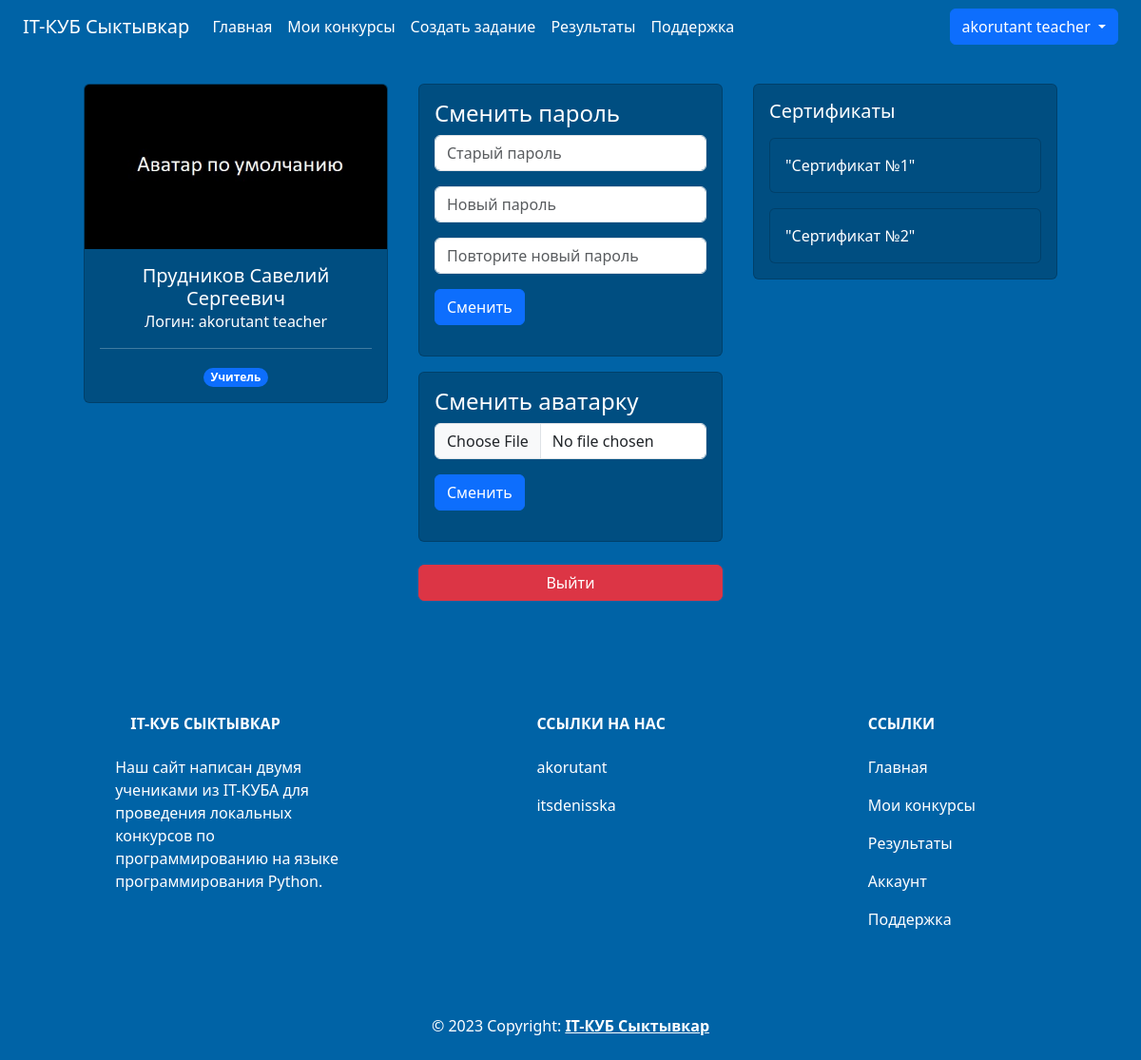
/account/1 (signed in), run on the app's committed database.
### data/users.py (models this page shows, shortened)
class User(SqlAlchemyBase, UserMixin):
    __tablename__ = 'users'
    id = sqlalchemy.Column(sqlalchemy.Integer,
                           primary_key=True, autoincrement=True)
    login = sqlalchemy.Column(sqlalchemy.String, nullable=False)
    firstname = sqlalchemy.Column(sqlalchemy.String, nullable=False)
    surname = sqlalchemy.Column(sqlalchemy.String, nullable=False)
    patronymic = sqlalchemy.Column(sqlalchemy.String, nullable=False)
    job_title = sqlalchemy.Column(sqlalchemy.String, nullable=False)
    email = sqlalchemy.Column(sqlalchemy.String,
                              index=True, unique=True, nullable=False)
    hashed_password = sqlalchemy.Column(sqlalchemy.String, nullable=False)
    count_contests = sqlalchemy.Column(sqlalchemy.Integer, nullable=False, default=0)
    count_wins = sqlalchemy.Column(sqlalchemy.Integer, nullable=False, default=0)
    avatar = sqlalchemy.Column(sqlalchemy.String, nullable=True)
    created_date = sqlalchemy.Column(sqlalchemy.DateTime,
                                     default=datetime.now)
    contest_results = orm.relationship("ContestResults")

### main.py (the view, shortened to what this page needs)
@app.route("/account/<int:user_id>", methods=['GET', 'POST'])
@login_required
def account(user_id):
    if current_user.id == user_id:
        db_sess = db_session.create_session()
        user = db_sess.query(User).filter(User.id == current_user.id).first()
        form_change_password = ChangePasswordForm()
        form_change_avatar = ChangeAvatarForm()
        return render_template('personal_area.html',
                               title="Аккаунт",
                               form_change_password=form_change_password,
                               form_change_avatar=form_change_avatar)
    return redirect(url_for("register"))

### forms/change_password_form.py
class ChangePasswordForm(FlaskForm):
    old_password = PasswordField(validators=[DataRequired()], render_kw={"placeholder": "Старый пароль"})
    new_password = PasswordField(validators=[DataRequired(), Length(min=8, max=32, message='Паполь должен быть не меньше 8 символов, не более 32 символов')], render_kw={"placeholder": "Новый пароль"})
    repeated_new_password = PasswordField(validators=[DataRequired()], render_kw={"placeholder": "Повторите новый пароль"})
    submit = SubmitField("Сменить")

### forms/change_avatar_form.py
class ChangeAvatarForm(FlaskForm):
    avatar = FileField(validators=[DataRequired()])
    submit = SubmitField("Сменить")

### data/db_session.py (called while the page is built)
def create_session() -> Session:
    global __factory
    return __factory()

### main.py (called while the page is built)
@login_manager.user_loader
def load_user(user_id):
    db_sess = db_session.create_session()
    return db_sess.query(User).get(user_id)

### templates/personal_area.html (shortened to what this page needs)
{% extends "base.html" %}
{% block content %}
    <div
      class="d-flex flex-column flex-md-row p-3"
      style="justify-content: center"
    >
      <div class="p-3">
        <div class="card card-background text-white" style="width: 20rem">
          <img
            src="{{ url_for('user_avatar') }}"
            class="card-img-top"
            alt="user_avatar"
          />
          <div class="card-body text-center">
            <h5 style="margin-bottom: 0">{{ current_user.surname }} {{ current_user.firstname }} {{ current_user.patronymic }}</h5>
            <p>Логин: {{ current_user.login }}</p>
            <hr />
            {% if current_user.job_title == 'teacher' %}
            <span class="badge rounded-pill text-bg-primary">Учитель</span>
            {% elif current_user.job_title == 'student' %}
            <span class="badge rounded-pill text-bg-primary">Ученик</span>
            {% endif %}
          </div>
        </div>
      </div>
      <div class="p-3">
        <div class="card card-background text-white" style="width: 20rem">
            <div class="card-body">
                <h4 class="card-title">Сменить пароль</h4>
                <form action="" method="post">
                    <p>
                        {{ form_change_password.old_password(class="form-control", type="password") }}
                    </p>
                    <p>
                        {{ form_change_password.new_password(class="form-control mt-1", type="password") }}
                    </p>
                    <p>
                        {{ form_change_password.repeated_new_password(class="form-control mt-1", type="password") }}
                    </p>
                    <p>{{ form_change_password.submit(type="submit", class="btn btn-primary") }}</p>
                </form>
            </div>
        </div>
        <div class="card card-background text-white mt-3" style="width: 20rem">
          <div class="card-body">
            <h4 class="card-title">Сменить аватарку</h4>
              <form action="" method="post" enctype="multipart/form-data">
                  <p>
                        {{ form_change_avatar.avatar(type="file", class="form-control") }}
                  </p>
                    <p>{{ form_change_avatar.submit(type="submit", class="btn btn-primary") }}</p>
              </form>
          </div>
        </div>
        <a class="btn btn-danger text-white w-100 mt-4" href="{{ url_for('logout') }}">Выйти</a>
      </div>
      <div class="p-3">
        <div class="card card-background text-white" style="width: 20rem">
          <div class="card-body">
            <h5 style="margin-bottom: 0">Сертификаты</h5>
            <div class="card mt-3 card-background text-white">
              <div class="card-body">"Сертификат №1"</div>
            </div>
            <div class="card mt-3 card-background text-white">
              <div class="card-body">"Сертификат №2"</div>
            </div>
          </div>
        </div>
      </div>
    </div>
{% endblock %}

### templates/base.html (shortened to what this page needs)
<!DOCTYPE html>
<html lang="ru">
<head>
    <link
            rel="stylesheet"
            href="https://stackpath.bootstrapcdn.com/bootstrap/4.4.1/css/bootstrap.min.css"
    />
    <link
            href="https://cdn.jsdelivr.net/npm/bootstrap@5.3.0-alpha3/dist/css/bootstrap.min.css"
            rel="stylesheet"
    />
    <link rel="stylesheet" href="{{ url_for('static', filename='css/style.css') }}"/>
</head>
<body class="navbar-background">
<header class="container-fluid navbar-background">
    <nav class="navbar navbar-expand-lg navbar-background">
        <div class="container-fluid">
            <a class="navbar-brand text-white" href="{{ url_for('index') }}">IT-КУБ Сыктывкар</a>
            <div
                    class="collapse navbar-collapse justify-content-between"
                    id="navbarSupportedContent"
            >
                <ul class="navbar-nav me-auto mb-2 mb-lg-0">
                    <li class="nav-item">
                        <a
                                class="nav-link active text-white"
                                aria-current="page"
                                href="{{ url_for('index') }}"
                        >Главная</a
                        >
                    </li>
                    {% if current_user.is_authenticated %}
                    {% if current_user.job_title == "teacher" %}
                    <li>
                        <a class="nav-link text-white" href="{{ url_for('contests_teacher') }}">Мои конкурсы</a>
                    </li>
                    <li>
                        <a class="nav-link text-white" href="{{ url_for('tasks_add') }}">Создать задание</a>
                    </li>
                    {% endif %}
                    <li class="nav-item">
                        <a class="nav-link text-white" href="{{ url_for('results') }}">Результаты</a>
                    </li>
                    {% endif %}
                    <li class="nav-item">
                        <a class="nav-link text-white" href="{{ url_for('help') }}">Поддержка</a>
                    </li>
                </ul>
                <div>
                    {% if current_user.is_authenticated %}
                    <div class="btn-group dropdown-center">
                        <button type="button" class="btn btn-primary dropdown-toggle"
                                data-bs-toggle="dropdown"
                                aria-expanded="false">
                            {{ current_user.login }}
                        </button>
                    </div>
                    {% else %}
                    <a class="btn btn-primary" href="{{ url_for('login') }}">Войти</a>
                    <a class="btn btn-primary" href="{{ url_for('register') }}">Регистрация</a>
                    {% endif %}
                </div>
            </div>
        </div>
    </nav>
</header>
<main role="main" class="container">
    {% block content %} {% endblock %}
</main>
<footer class="text-center text-lg-start navbar-background text-muted">
    <section
            class="d-flex justify-content-center justify-content-lg-between p-4"
    >
        <div class="container text-center text-md-start mt-5 text-white">
            <div class="row mt-3">
                <div class="col-md-3 col-lg-4 col-xl-3 mx-auto mb-4">
                    <h6 class="text-uppercase fw-bold mb-4">
                        IT-КУБ Сыктывкар
                    </h6>
                    <p>Наш сайт написан двумя учениками из IT-КУБА для проведения локальных конкурсов по программированию на языке программирования Python.</p>
                </div>
                <div class="col-md-2 col-lg-2 col-xl-2 mx-auto mb-4">
                    <h6 class="text-uppercase fw-bold mb-4">Ссылки на нас</h6>
                    <p>
                        <a href="https://akoru.works/" class="nav-link text-white">akorutant</a>
                    </p>
                    <p>
                        <a href="https://t.me/itsdenisska" class="nav-link text-white">itsdenisska</a>
                    </p>
                </div>
                <div class="col-md-3 col-lg-2 col-xl-2 mx-auto mb-4">
                    <h6 class="text-uppercase fw-bold mb-4">Ссылки</h6>
                    <p>
                        <a href="{{ url_for('index') }}" class="nav-link text-white">Главная</a>
                    </p>
                    {% if current_user.is_authenticated %}
                    {% if current_user.job_title == "teacher" %}
                    <p>
                        <a class="nav-link text-white" href="{{ url_for('contests_teacher') }}">Мои конкурсы</a>
                    </p>
                    {% endif %}
                    <p>
                        <a href="{{ url_for('results') }}" class="nav-link text-white">Результаты</a>
                    </p>
                    <p>
                        <a class="nav-link text-white" href="{{ url_for('account', user_id=current_user.id) }}">Аккаунт</a>
                    </p>
                    {% endif %}
                    <p>
                        <a href="{{ url_for('help') }}" class="nav-link text-white">Поддержка</a>
                    </p>
                </div>
            </div>
        </div>
    </section>
    <div class="text-center p-4 text-white">
        © 2023 Copyright:
        <a class="text-reset fw-bold" href="{{ url_for('index') }}">IT-КУБ Сыктывкар</a>
    </div>
</footer>
</body>
</html>

### static/css/style.css (style rules this page uses)
.navbar-background { background-color: #0063a6; }
.card-background { background-color: #004e81; }

### data on the page
User: login "akorutant teacher", surname "Прудников", firstname "Савелий", patronymic "Сергеевич"
